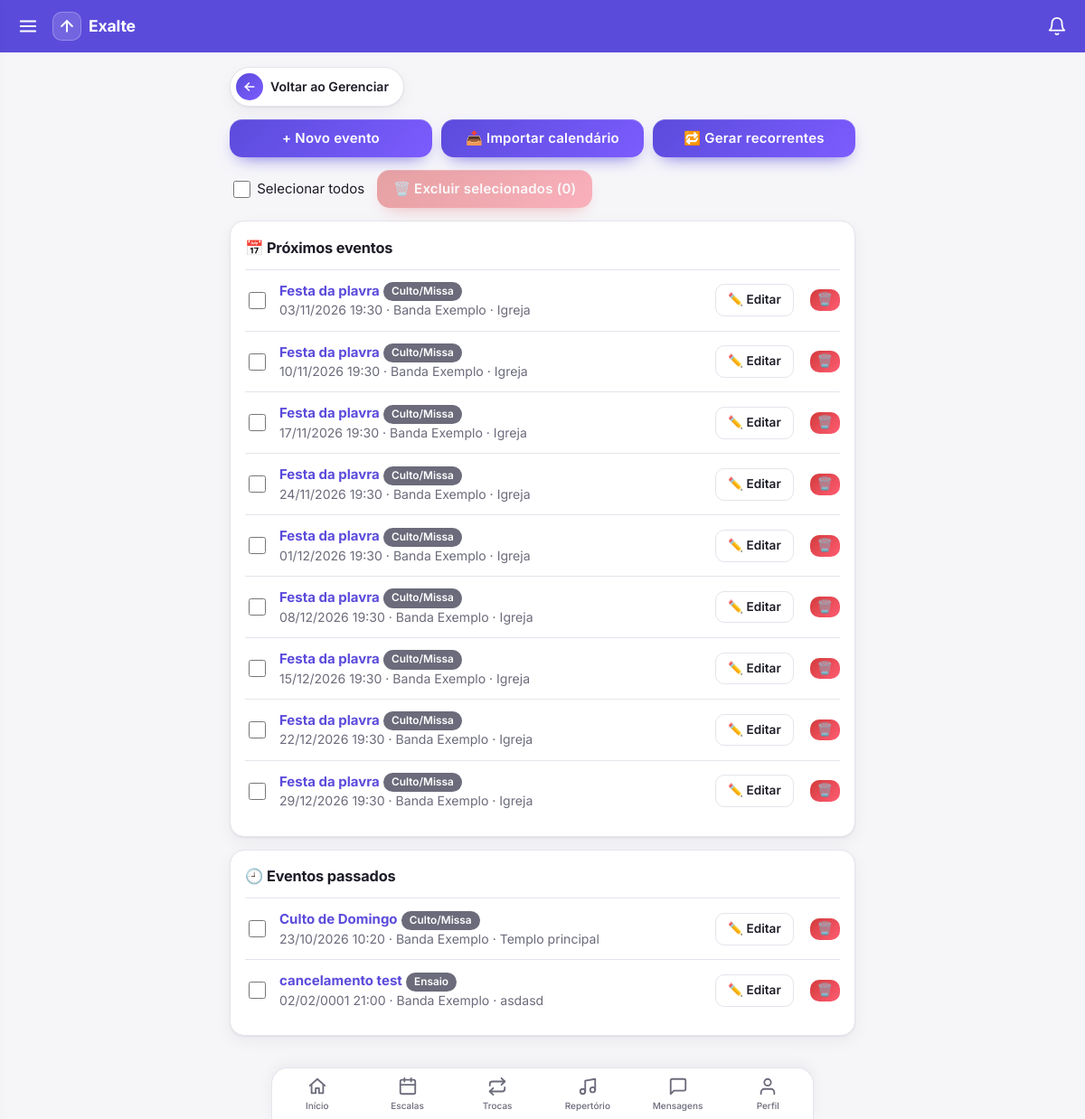
The app's page /eventos/ (signed in), older data.
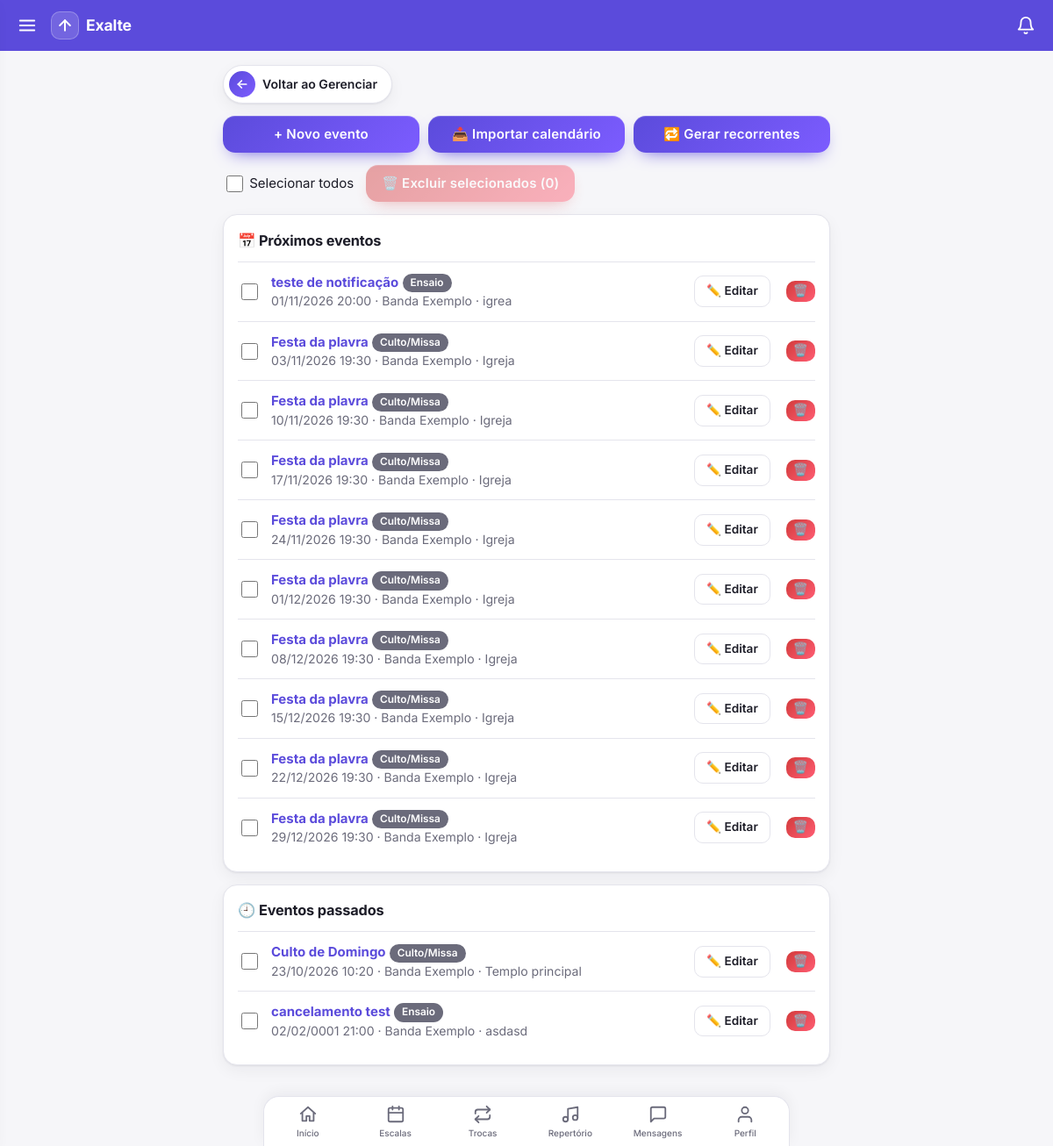
The same page, newer data.
### core/models.py (models this page shows, shortened)
class Evento(models.Model):
    TIPOS = [("ensaio", "Ensaio"), ("culto", "Culto/Missa"), ("show", "Show"), ("outro", "Outro")]
    banda = models.ForeignKey(Banda, on_delete=models.CASCADE, related_name="eventos")
    titulo = models.CharField(max_length=150)
    tipo = models.CharField(max_length=10, choices=TIPOS, default="ensaio")
    data_hora = models.DateTimeField()
    local = models.CharField(max_length=150, blank=True)
    descricao = models.TextField(blank=True)
    importacao = models.ForeignKey("ImportacaoEventos", null=True, blank=True, on_delete=models.SET_NULL,
                                   related_name="eventos")
    class Meta:
        ordering = ["data_hora"]

class Banda(models.Model):
    nome = models.CharField(max_length=100)
    descricao = models.TextField(blank=True)
    foto_em = models.DateTimeField(null=True, blank=True)
    def __str__(self):
        return self.nome

### core/views.py (the view)
# urls.py: path("eventos/", v.eventos_lista, name="eventos"),
@login_required
def eventos_lista(request):
    if not _eh_lider(request.user):
        return redirect("home")
    qs = (Evento.objects.filter(banda__membros__user=request.user, banda__membros__papel="lider")
          .select_related("banda").distinct())
    agora = timezone.now()
    return render(request, "eventos.html", dict(futuros=qs.filter(data_hora__gte=agora).order_by("data_hora"),
                                                passados=qs.filter(data_hora__lt=agora).order_by("-data_hora")))

### core/leitura.py (called while the page is built)
def contagens(user):
    bandas = list(Membro.objects.filter(user=user).values_list("banda_id", flat=True))
    if not bandas:
        return {}
    marcas = dict(LeituraMensagens.objects.filter(user=user, banda_id__in=bandas).values_list("banda_id", "ate"))
    agora = timezone.now()
    novas = [LeituraMensagens(user=user, banda_id=b, ate=agora) for b in bandas if b not in marcas]
    if novas:
        LeituraMensagens.objects.bulk_create(novas, ignore_conflicts=True)
        marcas.update({n.banda_id: agora for n in novas})
    return {b: Mensagem.objects.filter(banda_id=b, criado__gt=marcas[b]).exclude(autor=user).count() for b in bandas}

### core/templatetags/menu.py (called while the page is built)
@register.simple_tag(takes_context=True)
def usuario_eh_lider(context):
    u = context["request"].user
    return u.is_authenticated and Membro.objects.filter(user=u, papel="lider").exists()

### core/views.py (called while the page is built)
def _eh_lider(user):
    return Membro.objects.filter(user=user, papel="lider").exists()

### core/templates/eventos.html (shortened to what this page needs)
{% extends "base.html" %}{% block content %}
<a class="voltar" href="{% url 'gerenciar' %}"><span class="seta"><svg class="ic"><use href="#i-back"/></svg></span>Voltar ao Gerenciar</a>
<p><a href="{% url 'evento_novo' %}"><button>+ Novo evento</button></a> <a href="{% url 'importar_eventos' %}"><button>📥 Importar calendário</button></a> <a href="{% url 'gerar_recorrentes' %}"><button>🔁 Gerar recorrentes</button></a></p>
{% if futuros or passados %}{% url 'evento_excluir_lote' as u %}{% include "_lote_barra.html" with acao=u aviso="Excluir {n} evento(s)? A escala e o setlist deles também serão apagados. Não dá para desfazer." %}{% endif %}
<div class="card"><h2>📅 Próximos eventos</h2>
{% for ev in futuros %}{% include "evento_linha.html" %}{% empty %}<p class="mut">Nenhum evento futuro.</p>{% endfor %}</div>
{% if passados %}<div class="card"><h2>🕘 Eventos passados</h2>
{% for ev in passados %}{% include "evento_linha.html" %}{% endfor %}</div>{% endif %}
{% endblock %}

### core/templates/evento_linha.html
<div class="linha"><label style="display:flex;align-items:center;cursor:pointer"><input type="checkbox" name="ids" value="{{ ev.pk }}" form="form-lote" aria-label="Selecionar"></label>
<div class="info"><a href="{% url 'evento' ev.pk %}"><b>{{ ev.titulo }}</b></a> <span class="tag">{{ ev.get_tipo_display }}</span>
<div class="mut">{{ ev.data_hora|date:"d/m/Y H:i" }} · {{ ev.banda }}{% if ev.local %} · {{ ev.local }}{% endif %}</div></div>
<div class="acoes"><a class="mini" href="{% url 'evento_editar' ev.pk %}">✏️ Editar</a>
<form class="inl" method="post" action="{% url 'evento_excluir' ev.pk %}" onsubmit="return confirm('Excluir {{ ev.titulo|escapejs }}? A escala e o setlist dele também serão apagados.')">{% csrf_token %}<button class="no">🗑️</button></form></div></div>

Row changes from the older to the newer data that the page shows:
added Evento: titulo "teste de notificação", tipo "Ensaio", data_hora "01/11/2026 20:00", banda "Banda Exemplo", local "igrea", shown under "📅 Próximos eventos"
